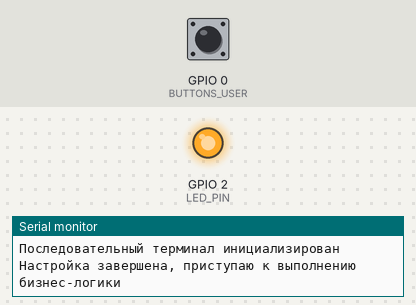
Recording of a program running on a simulated ESP8266 (NodeMCU). Parts: output pins drawn as LEDs (lit = HIGH), the last lines printed to the serial monitor. The test bench sets the inputs (shaded band); at power-on: GPIO 0 (BUTTONS_USER) HIGH. WiFi joins after 1.5 s; servers stay silent unless stated.

Above: at 2.7 s.
2.8 s: GPIO 0 (BUTTONS_USER) pulled LOW for 0.15 s
At 4.3 s:
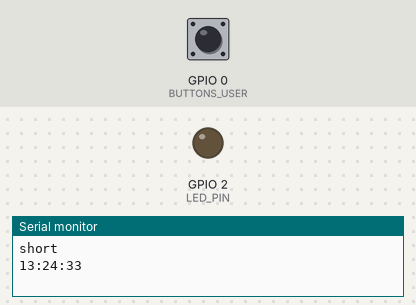
5.8 s: GPIO 0 (BUTTONS_USER) pulled LOW for 1 s
Timing chart, 0 to 14.8 s (numbered marks = the images above; inputs shaded):
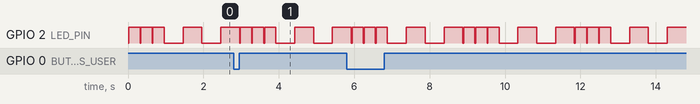

Measured:
- by itself, GPIO 2 (LED_PIN): repeats every 3.0 s: 2 × (HIGH 0.30 s, LOW 0.02 s), HIGH 0.30 s, 2 × (LOW 0.50 s, HIGH 0.50 s), LOW 0.02 s

The program:

main.cpp
```cpp
#include <Arduino.h>
#include "led.hpp"
#include "buttons.hpp"
#include "wifi.hpp"
#include "NTP.hpp"
#include "tools.hpp"

// первое число в строке - время горения в миллисекундах, второе - время отключенного состояния светодиода
// ТЗ: "встроенный светодиод мигает 3 раза 20мс с интервалом 300мс, 2 раза 500/500 и далее по кругу"
unsigned int LED_OUR_MODE[] =
    {20, 300,
     20, 300,
     20, 300,
     500, 500,
     500, 500};

void setup()
{
  Serial.begin(115200);
  Serial.println("\n\nПоследовательный терминал инициализирован");

  Buttons_Setup();

  LED_Setup();
  LED_Set_blink_mode(LED_OUR_MODE);

  WIFI_Start();
  NTP_Connect();

  Serial.println("Настройка завершена, приступаю к выполнению бизнес-логики");
}

Time ntp_time;
void loop()
{
  // здесь стартует бизнес логика
  // ТЗ: кнопка встроенная реализовать короткое и длительное нажатие с выводом в порт - "short" и "long"
  if (Buttons_User_Short())
  {
    Serial.println("short");
  }

  if (Buttons_User_Long())
  {
    Serial.println("long");
  }

  // ТЗ: "подключиться по wifi, получить время, выводить его в консоль раз в 3 сек"
  if (ntp_time.Estimated(3000) && NTP_UpdateTime())
  {
    NTP_Print_Time();
  }
}
```

NTP.hpp
```cpp
#pragma once

#include "Arduino.h"
#include <WiFiUdp.h>

enum NTP_Settings
{
    NTP_SEVENZYYEARS = 2208988800UL,
    NTP_PACKET_SIZE = 48,
    NTP_DEFAULT_LOCAL_PORT = 1337,
    NTP_TIMEOUT = 1000,
    NTP_TIMEZONE = 3, // +3, Москва
};
const char *NTP_poolServerName = "pool.ntp.org";

WiFiUDP NTP_udp;
byte NTP_packetBuffer[NTP_PACKET_SIZE];
unsigned long NTP_lastUpdate = 0;
unsigned long NTP_currentEpoc = 0;
long NTP_timeOffset;

void NTP_Connect()
{
    NTP_timeOffset = NTP_TIMEZONE * 60 * 60;
    NTP_udp.begin(NTP_DEFAULT_LOCAL_PORT);
}

bool NTP_UpdateTime()
{
    while (NTP_udp.parsePacket() != 0)
        NTP_udp.flush();
    memset(NTP_packetBuffer, 0, NTP_PACKET_SIZE);
    NTP_packetBuffer[0] = 0b11100011;
    NTP_packetBuffer[1] = 0;
    NTP_packetBuffer[2] = 6;
    NTP_packetBuffer[3] = 0xEC;
    NTP_packetBuffer[12] = 49;
    NTP_packetBuffer[13] = 0x4E;
    NTP_packetBuffer[14] = 49;
    NTP_packetBuffer[15] = 52;

    NTP_udp.beginPacket(NTP_poolServerName, 123);
    NTP_udp.write(NTP_packetBuffer, NTP_PACKET_SIZE);
    NTP_udp.endPacket();

    long timeout = millis();
    while (NTP_udp.parsePacket() == 0)
    {
        if (millis() - timeout > NTP_TIMEOUT)
        {
            return false;
        }
        delay(10);
    }

    NTP_lastUpdate = millis() - (10 * (millis() - timeout + 1));
    NTP_udp.read(NTP_packetBuffer, NTP_PACKET_SIZE);

    unsigned long highWord = word(NTP_packetBuffer[40], NTP_packetBuffer[41]);
    unsigned long lowWord = word(NTP_packetBuffer[42], NTP_packetBuffer[43]);
    unsigned long secsSince1900 = highWord << 16 | lowWord;

    NTP_currentEpoc = secsSince1900 - NTP_SEVENZYYEARS;
    return true;
}

void NTP_Print_Time()
{
    unsigned long rawTime = NTP_timeOffset +
                            NTP_currentEpoc +
                            ((millis() - NTP_lastUpdate) / 1000);

    unsigned long hours = (rawTime % 86400L) / 3600;
    unsigned long minutes = (rawTime % 3600) / 60;
    unsigned long seconds = rawTime % 60;

    Serial.println((hours < 10 ? "0" + String(hours) : String(hours))
    + ":" + (minutes < 10 ? "0" + String(minutes) : String(minutes))
    + ":" + (seconds < 10 ? "0" + String(seconds) : String(seconds)));
}
```

buttons.hpp
```cpp
#pragma once
#include <Arduino.h>

enum Buttons_Setting
{
    BUTTONS_USER = 0,                         /* GPIO используется для загрузки, но после прохождения начального кода
                                                 бутлоадера может быть назначена под свои задачи*/
    BUTTONS_USER_ACTIVE_STATE = 0,            // состояние, считающееся нажатием
    BUTTONS_USER_SHORT_LONG_HYSTERESIS = 500, // миллисекунды, время разделения долгого нажатия от короткого
    BUTTONS_BOUNCE_TIME = 50,                 // Время между считываниями кнопки
};

enum Buttons_Click_State
{
    BUTTONS_CLICK_STATE_RELEASE,
    BUTTONS_CLICK_STATE_LONG,
    BUTTONS_CLICK_STATE_SHORT,
};

int _buttons_click_state = BUTTONS_CLICK_STATE_RELEASE;
int _buttons_time = 0;
Ticker _buttons_ticker;

void Buttons_Ticker_Estimated()
{
    // if (_buttons_time > 0)
    // {
    //     Serial.print("buttons hold time\t");
    //     Serial.println(_buttons_time);
    // }
    if (digitalRead(BUTTONS_USER) == BUTTONS_USER_ACTIVE_STATE)
    {
        _buttons_time += BUTTONS_BOUNCE_TIME;
    }
    else if (_buttons_time > 0)
    {
        if (_buttons_time < BUTTONS_USER_SHORT_LONG_HYSTERESIS)
        {
            _buttons_click_state = BUTTONS_CLICK_STATE_SHORT;
        }
        else
        {
            _buttons_click_state = BUTTONS_CLICK_STATE_LONG;
        }
        _buttons_time = 0;
    }
}

void Buttons_Setup()
{
    pinMode(BUTTONS_USER, INPUT);
    _buttons_ticker.attach(BUTTONS_BOUNCE_TIME / 1000.0f, &Buttons_Ticker_Estimated);
}

bool Buttons_User_Short()
{
    if (_buttons_click_state == BUTTONS_CLICK_STATE_SHORT)
    {
        _buttons_click_state = BUTTONS_CLICK_STATE_RELEASE;
        return true;
    }
    return false;
}

bool Buttons_User_Long()
{
    if (_buttons_click_state == BUTTONS_CLICK_STATE_LONG)
    {
        _buttons_click_state = BUTTONS_CLICK_STATE_RELEASE;
        return true;
    }
    return false;
}
```

led.hpp
```cpp
#pragma once
#include <Arduino.h>
#include <Ticker.h>

enum LED_Settings
{
    LED_PIN = LED_BUILTIN // используется встроенный на плату светодиод на пине GPIO2
};

/* первое число в строке - время горения в миллисекундах, второе - время отключенного состояния светодиода
Размер последовательности должен быть четным.

Пример:
int _LED_DEFAULT_MODE[] =
    {500, 500};
Результат: Поочередное мигание каждые 500мс

int _LED_DEFAULT_MODE[] =
    {100, 900};
Результат: Коротко зажигается на 100 миллисекунд 1 раз в секунду (100мс + 900мс = 1000мс = период 1с).

int _LED_DEFAULT_MODE[] =
    {500, 500,
     100, 900};
Результат: Длительное горение сменяется короткой вспышкой
*/
#define LED_Set_blink_mode(mode) _LED_Set_blink_mode(mode, sizeof(mode));

enum LED_FSM
{
    LED_STATE_NOT_INITIALIZED = 0,
    LED_STATE_BUSY,
    LED_STATE_UPDATE,
};

unsigned int _LED_DEFAULT_MODE[] =
    {0, 0};

LED_FSM _led_state = LED_STATE_NOT_INITIALIZED;
unsigned int _led_current_timing = 0;
Ticker _led_ticker;
unsigned int *_led_current_mode = NULL;
unsigned int _led_current_mode_size = 0;
void LED_Quant();

void _LED_Set_blink_mode(unsigned int *mode, unsigned int mode_size)
{
    if (_led_state == LED_STATE_NOT_INITIALIZED)
    {
        Serial.println("\nERROR\nСветодиоды не инициализированы!\n");
        return;
    }
    if (_led_current_mode == mode)
        return;
    _led_current_timing = 0;
    _led_current_mode = mode;
    _led_current_mode_size = mode_size / 4; // int занимает 4 байта
    digitalWrite(LED_PIN, 0);
    LED_Quant();
}

void LED_Setup()
{
    if (_led_state != LED_STATE_NOT_INITIALIZED)
    {
        return;
    }
    pinMode(LED_PIN, OUTPUT);
    _led_state = LED_STATE_UPDATE;
    LED_Set_blink_mode(_LED_DEFAULT_MODE);
}

void LED_led_Ticker_Estimated()
{
    _led_state = LED_STATE_UPDATE;
    LED_Quant();
}

void LED_Quant()
{
    switch (_led_state)
    {
    case LED_STATE_NOT_INITIALIZED:
    case LED_STATE_BUSY:
        break;

    case LED_STATE_UPDATE:
        if (_led_current_mode == NULL || _led_current_mode_size == 0)
            _led_state = LED_STATE_BUSY;

        if (_led_current_timing == _led_current_mode_size)
        {
            _led_current_timing = 0;
        }

        digitalWrite(LED_PIN, (_led_current_timing % 2) == 1);
        _led_ticker.attach(_led_current_mode[_led_current_timing] / 1000.0f, &LED_led_Ticker_Estimated);

        // Serial.print("time\t");
        // Serial.print(_led_current_mode[_led_current_timing] / 1000.0f);
        // Serial.print("\tstate\t");
        // Serial.print((_led_current_timing % 2) == 0);
        // Serial.print("\t_led_current_timing\t");
        // Serial.print(_led_current_timing);
        // Serial.print("\tsize of mode\t");
        // Serial.println(_led_current_mode_size);

        if (_led_current_timing < _led_current_mode_size)
        {
            _led_current_timing++;
        }

        _led_state = LED_STATE_BUSY;
        break;
    }
}
```

tools.hpp
```cpp
#pragma once
#include <Arduino.h>

class Time
{
private:
  unsigned long _lastTime;

public:
  /// @brief Period in milliseconds
  Time()
  {
    _lastTime = millis();
  }

  bool Estimated(unsigned long period)
  {
    if (millis() - _lastTime > period)
    {
      _lastTime = millis();
      return true;
    }
    return false;
  }
};
```

wifi.hpp
```cpp
#pragma once
#include <Arduino.h>
#include <ESP8266WiFi.h>
#include <WiFiUdp.h>

const char *WIFI_SSID = "Threedognight_Mk_4";
const char *WIFI_PASSWORD = "Refuel26";
bool wifi_connected = false;

bool WIFI_Start()
{
    if (wifi_connected)
        return true;

    WiFi.begin(WIFI_SSID, WIFI_PASSWORD);

    long timeout = millis();
    while (WiFi.status() == WL_DISCONNECTED)
    {
        if (millis() - timeout > 10 * 1000) // таймаут 10 секунд
        {
            return false;
        }
        delay(10);
    }

    if (WiFi.status() != WL_CONNECTED)
    {
        Serial.print("ERROR\nНе получается подключиться к локальной WiFi сети, \nпроверьте пароль, логин и вообще включен ли маршрутизатор\n");
        Serial.print("Код ошибки: ");
        Serial.println(WiFi.status());
        return false;
    }
    wifi_connected = true;

    return wifi_connected;
}
```
